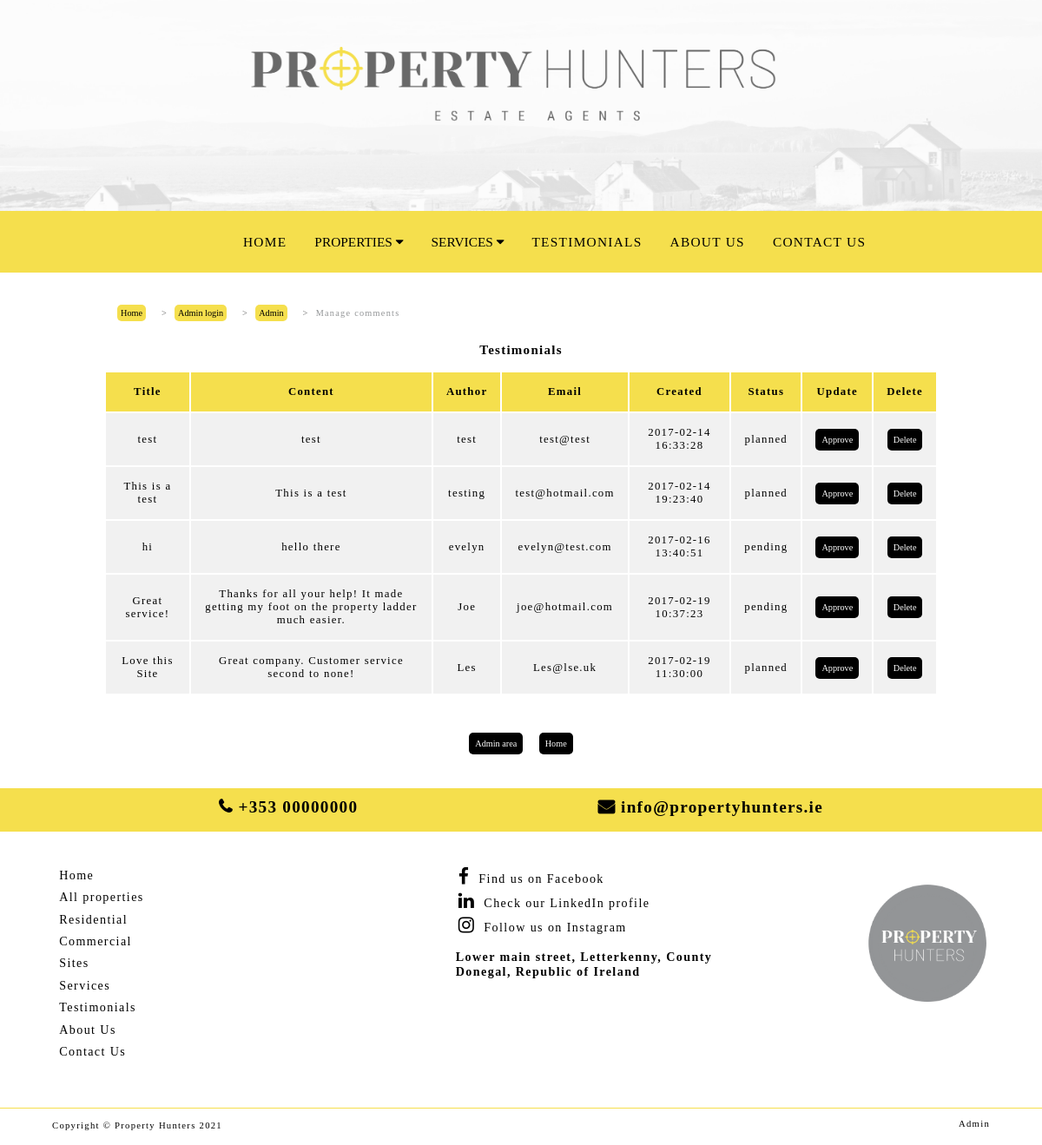
Page /managecomments.php on the committed database.
### tables this page shows
CREATE TABLE `comment` (
  `id` int(11) NOT NULL,
  `title` text NOT NULL,
  `content` text NOT NULL,
  `author_name` varchar(100) NOT NULL,
  `author_email` varchar(100) NOT NULL,
  `created_at` timestamp NOT NULL DEFAULT CURRENT_TIMESTAMP,
  `status` enum('pending','planned') NOT NULL DEFAULT 'pending'
);

### managecomments.php (the view, shortened to what this page needs)
<!DOCTYPE HTML>
<html lang="en">
<head>
<link rel="stylesheet" href="css/style.css">
<link rel="stylesheet" href="https://cdnjs.cloudflare.com/ajax/libs/font-awesome/4.7.0/css/font-awesome.min.css">
</head>
<body>
<div id="container">
<div id="content">
  <ul class="breadcrumb">
    <li><a href="index.php">Home</a></li>
    <li><a href="adminlogin.php">Admin login</a></li>
    <li><a href="admin.php">Admin</a></li>
    <li>Manage comments</li>
  </ul>
  <h3>Testimonials</h3>
    <div class="managecomments">
    <?php
    require 'connect.php';
    mysqli_select_db($link, "property");
    $sql="SELECT * from comment";
    $result=mysqli_query($link, $sql);
    if(mysqli_num_rows($result)>0)
    {
    echo "<table>";
    echo "<tr>
          <th>Title</th>
          <th>Content</th>
          <th>Author</th>
          <th>Email</th>
          <th>Created</th>
          <th>Status</th>
          <th>Update</th>
          <th>Delete</th>
          </tr>";
    while($row=mysqli_fetch_array($result)) {
      $id=$row["id"];
      $title=$row["title"];
      $content=$row["content"];
      $author=$row["author_name"];
      $email=$row["author_email"];
      $created=$row["created_at"];
      $status=$row["status"];
      echo "<tr>
            <td>$title</td>
            <td>$content</td>
            <td>$author</td>
            <td>$email</td>
            <td>$created</td>
            <td>$status</td>
            <td><a href='commentupdated.php?id=$id' onclick=\"return confirm('Are you sure you want to approve this comment?');\">Approve</a></td>
            <td><a href='deletecomment.php?id=$id ' onclick=\"return confirm('Are you sure you want to delete this comment?');\">Delete</a></td>
            </tr>";
     }
    echo "</table>";
    }
    else
    {
    echo "There are no approved comments at this time";
    }
    ?>
    </div>
<div class="button"><?php
echo "<a href='admin.php'>Admin area</a>";
echo "<a href='index.php'>Home</a>";
?>
</div>
</div>
</div>
</body>
</html>

### css/style.css (style rules this page uses)
body { background-color: #ffffff; margin:0px; font-family: 'Lucida Sans'; letter-spacing: 0.1em; font-size: 0.8em; }
#container { margin: auto; width: 100%; background-color: #ffffff; }
#header { background-color: #f5df4d; padding: 0px; margin: 0px; }
#header .banner img { width: 100%; }
#content { width: 80%; }
#content a { color: #ffffff; background-color: #000000; letter-spacing: 0px; border-radius: 5px; margin-left: auto; padding: 7px; font-size: 0.8em; text-decoration:none; }
#content .button { padding: 2%; margin-top: 3%; }
#content .button a { margin: 1%; }
#content, #contenthome { background-color: #ffffff; padding: 2% 0% 2% 10%; margin: 0px; text-align: center; min-height: 300px; }
#content .breadcrumb { padding: 0px 25px 30px 10px; list-style: none; }
#content .breadcrumb li { float: left; display: inline; font-size: 0.8em; color: #939597; padding: 5px; }
#content .breadcrumb li a { color: #000000; background-color: #f5df4d; text-decoration: none; font-size: 1em; margin-left: 0px; padding: 4px; }
#content .breadcrumb li+li:before { padding: 8px; color: #696969; content: ">"; }
#footer { background-color: #ffffff; height: 30px; border-top: 1px solid #f5df4d; padding: 1% 5% 0% 5%; clear: both; }
#footer a { float: right; text-decoration: none; color: #000000; }
#footerlinks { background-color: #ffffff; color: #000000; font-size: 1.1em; padding: 2%; height: 270px; }
#footerlinks img { float: right; padding: 20px; }
#links { float: left; width: 40%; }
#links, #socialmedia { letter-spacing: 0.1em; }
#links li, #socialmedia li { list-style-type: none; padding: 1%; }
#links li a, #socialmedia a { text-decoration: none; color: #000000; }
#socialmedia { overflow: auto; width: 30%; }
#socialmedia .fa { padding-right: 10px; font-size: 1.5em; }
#contact { background-color: #f5df4d; min-height: 50px; padding: 0 20% 0 20%; }
.phone { float: left; padding: 2px; }
.email { float: right; padding: 2px; }
#contact .phone .fa { padding: 10px; font-size: 1.5em; font-weight: bold; }
#contact .email .fa { padding: 10px; font-size: 1.5em; font-weight: bold; }
table td { padding: 15px; }
table { max-width: 100% }
table tr:nth-child(1) { background-color: #f5df4d; }
table tr { background-color:#f1f1f1; }
table th { padding: 15px; font-weight: bold; font-size: 1em; }
.topnav { overflow: hidden; background-color: #f5df4d; padding: 0.7% 4% 1% 22%; }
.topnav a { float: left; display: block; color: #000000; text-align: center; padding: 14px 16px; text-decoration: none; font-size: 120%; }
.dropdown { float: left; overflow: hidden; }
.dropdown .dropbtn { font-size: 120%; border: none; outline: none; color: #000000; padding: 14px 16px; background-color: inherit; font-family: inherit; margin: 0; }

### rows in the picture
comment: title "test", content "test", author_name "test", author_email "test@test", created_at "2017-02-14 16:33:28", status "planned"
comment: title "This is a test", content "This is a test", author_name "testing", author_email "test@hotmail.com", created_at "2017-02-14 19:23:40", status "planned"
comment: title "hi", content "hello there", author_name "evelyn", author_email "evelyn@test.com", created_at "2017-02-16 13:40:51", status "pending"
comment: title "Great service!", content "Thanks for all your help! It made getting my foot on the property ladder much easier.", author_name "Joe", author_email "joe@hotmail.com", created_at "2017-02-19 10:37:23", status "pending"
comment: title "Love this Site", content "Great company. Customer service second to none!", author_name "Les", author_email "Les@lse.uk", created_at "2017-02-19 11:30:00", status "planned"
